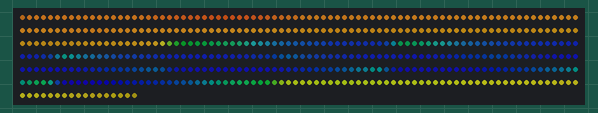
Simulated run of this sketch. Board: Arduino Uno, built with avr-gcc and run on an emulated ATmega328P. On the bench: 497 RGB LEDs in strip order, left to right, continuing on the next row. Dim RGB values are drawn brighter than linear; random numbers use the default seed unless the sketch sets one.

Above: at 0.17 s.
At 5.08 s:
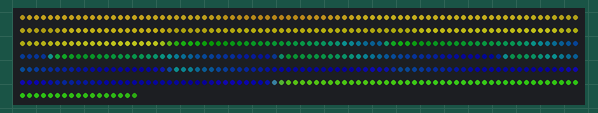
At 10.0 s:
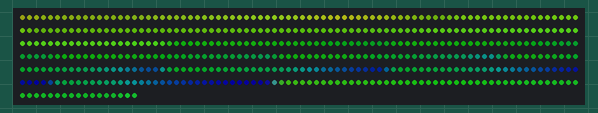
At 19.95 s:
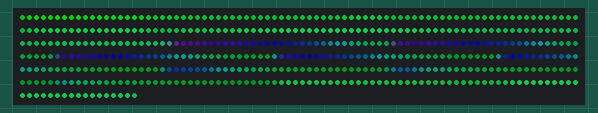
At 29.9 s:
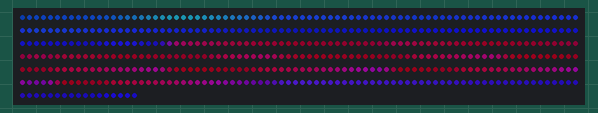
At 39.85 s:
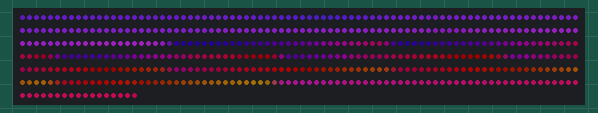

The sketch:

bubblelamp.ino
```cpp
#include <FastLED.h>

#define LED_PIN     6
#define NUM_LEDS    497
#define BRIGHTNESS  128
#define LED_TYPE    WS2812B
#define COLOR_ORDER GRB

// Define sections
#define BOTTOM_SPIRAL 181
#define MIDDLE_CYLINDER_START 181
#define MIDDLE_CYLINDER_END 437
#define TOP_SECTION_START 437
#define TOP_SECTION_END 497

// Animation parameters
#define SPEED 60
#define COLOR_SPEED 1
#define WAVE_SPEED 1
#define BLUR_AMOUNT 128
#define CENTER_COLOR_VARIATION 96
#define EDGE_COLOR_VARIATION 32
#define MIN_BRIGHTNESS_EDGES 180
#define MIN_BRIGHTNESS_CENTER 100

// Bottom spiral dance parameters
#define DANCE_SPEED 2
#define DANCE_SCALE 3
#define SPARKLE_CHANCE 20

uint16_t timeOffset = 0;
uint8_t hue = 0;
uint16_t danceOffset = 0;

CRGB leds[NUM_LEDS];

void setup() {
  FastLED.addLeds<LED_TYPE, LED_PIN, COLOR_ORDER>(leds, NUM_LEDS);
  FastLED.setBrightness(BRIGHTNESS);
  FastLED.clear();
}

void loop() {
  for(int i = 0; i < NUM_LEDS; i++) {
    uint8_t pos;
    uint8_t wave1, wave2, wave3;
    uint8_t hueOffset;
    uint8_t minBrightness;

    if(i < BOTTOM_SPIRAL) {
      // Enhanced bottom spiral animation
      pos = map(i, 0, BOTTOM_SPIRAL, 0, 255);

      // Create multiple overlapping waves for more dynamic movement
      wave1 = sin8(pos/2 + timeOffset/2 + danceOffset);
      wave2 = sin8(pos/3 - timeOffset + danceOffset/2);
      wave3 = cos8(pos/4 + danceOffset/3);

      // Add rotational movement
      uint8_t rotationOffset = sin8(pos + danceOffset/2);

      // Create "dancing" effect with additional wave patterns
      uint8_t dance1 = sin8(pos * DANCE_SCALE + danceOffset);
      uint8_t dance2 = cos8((255 - pos) * DANCE_SCALE + danceOffset/2);

      // Combine waves with dance patterns
      wave1 = qadd8(wave1, dance1);
      wave2 = qadd8(wave2, dance2);
      wave3 = qadd8(wave3, rotationOffset);

      hueOffset = map(wave2, 0, 255, 0, EDGE_COLOR_VARIATION);
      minBrightness = MIN_BRIGHTNESS_EDGES;

      // Occasional subtle brightness boost for sparkle
      if(random8() < SPARKLE_CHANCE) {
        minBrightness = qadd8(minBrightness, 20);
      }
    }
    else if(i < MIDDLE_CYLINDER_END) {
      // Middle cylinder (unchanged)
      uint8_t x = (i - MIDDLE_CYLINDER_START) % 32;
      uint8_t y = (i - MIDDLE_CYLINDER_START) / 32;

      wave1 = sin8(x * 3 + timeOffset/2 + y * 4);
      wave2 = sin8(y * 8 - timeOffset + x * 2);
      wave3 = cos8((x + y * 6) + timeOffset/3);

      hueOffset = map(wave2, 0, 255, 0, CENTER_COLOR_VARIATION);
      hueOffset += map(wave3, 0, 255, 0, CENTER_COLOR_VARIATION/2);
      minBrightness = MIN_BRIGHTNESS_CENTER;
    }
    else {
      // Top spiral (unchanged)
      pos = map(i, TOP_SECTION_START, TOP_SECTION_END, 255, 0);
      wave1 = sin8(pos/3 - timeOffset/2);
      wave2 = sin8(pos/4 + timeOffset);
      wave3 = cos8(pos/5 - timeOffset/3);
      hueOffset = map(wave2, 0, 255, 0, EDGE_COLOR_VARIATION);
      minBrightness = MIN_BRIGHTNESS_EDGES;
    }

    // Combine waves with brightness floor
    uint8_t waveSum = scale8(wave1 + wave2 + wave3, 75);
    uint8_t brightness = qadd8(waveSum, minBrightness);

    // Create color with high brightness for edges
    CHSV pixelColor = CHSV(
      hue + hueOffset + (i / 12),
      200 - (wave3 / 8),
      brightness
    );

    leds[i] = pixelColor;
  }

  // Double blur pass for smoothness
  blur1d(leds, NUM_LEDS, BLUR_AMOUNT);
  blur1d(leds, NUM_LEDS, BLUR_AMOUNT/2);

  EVERY_N_MILLISECONDS(SPEED) {
    timeOffset += WAVE_SPEED;
    danceOffset += DANCE_SPEED;  // Separate movement for dance effect
  }

  EVERY_N_MILLISECONDS(150) {
    hue += COLOR_SPEED;
  }

  FastLED.show();
}
```
